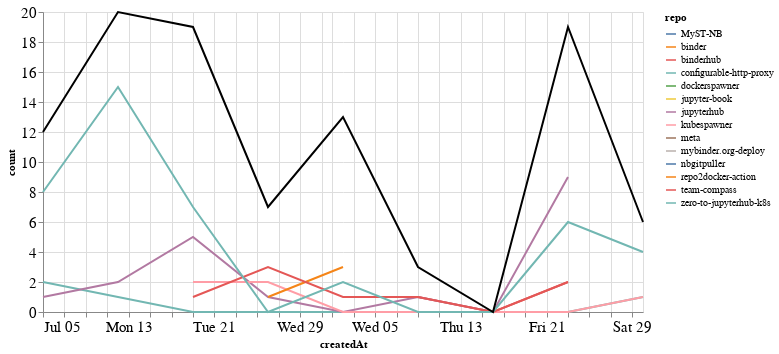

The notebook cell this image was saved under:
### Markdown cell above
## Comments

### Code cell
comments_time = comments.groupby('repo').resample('W', on='createdAt').count()['author'].reset_index()
comments_time = comments_time.rename(columns={'author': 'count'})
comments_time_total = comments_time.groupby('createdAt').agg({"count": "sum"}).reset_index()
ch1 = alt.Chart(comments_time, width=600).mark_line().encode(
    x='createdAt',
    y='count',
    color='repo',
    tooltip="repo"
)

ch2 = alt.Chart(comments_time_total, width=600).mark_line(color="black").encode(
    x='createdAt',
    y='count',
)

ch1 + ch2

### Figure 1 — Vega-Lite specification as saved in the notebook (floating-point values rounded to 4 significant figures)
{"config": {"axisLeft": {"labelFontSize": 15}, "axisBottom": {"labelFontSize": 15}}, "layer": [{"data": {"name": "data-ec0b124a8c717d3fc91e83973a2d9037"}, "mark": "line", "encoding": {"color": {"type": "nominal", "field": "repo"}, "tooltip": {"type": "nominal", "field": "repo"}, "x": {"type": "temporal", "field": "createdAt"}, "y": {"type": "quantitative", "field": "count"}}, "width": 600}, {"data": {"name": "data-339af146bc2b1daee4d40a44dd011be2"}, "mark": {"type": "line", "color": "black"}, "encoding": {"x": {"type": "temporal", "field": "createdAt"}, "y": {"type": "quantitative", "field": "count"}}, "width": 600}], "$schema": "https://vega.github.io/schema/vega-lite/v4.8.1.json", "datasets": {"data-ec0b124a8c717d3fc91e83973a2d9037": [{"repo": "MyST-NB", "createdAt": "2020-08-02T00:00:00", "count": 2}, {"repo": "binder", "createdAt": "2020-07-19T00:00:00", "count": 2}, {"repo": "binderhub", "createdAt": "2020-08-09T00:00:00", "count": 1}, {"repo": "binderhub", "createdAt": "2020-08-16T00:00:00", "count": 0}, {"repo": "binderhub", "createdAt": "2020-08-23T00:00:00", "count": 2}, {"repo": "configurable-http-proxy", "createdAt": "2020-07-05T00:00:00", "count": 2}, {"repo": "configurable-http-proxy", "createdAt": "2020-07-12T00:00:00", "count": 1}, {"repo": "configurable-http-proxy", "createdAt": "2020-07-19T00:00:00", "count": 0}, {"repo": "configurable-http-proxy", "createdAt": "2020-07-26T00:00:00", "count": 0}, {"repo": "configurable-http-proxy", "createdAt": "2020-08-02T00:00:00", "count": 0}, {"repo": "configurable-http-proxy", "createdAt": "2020-08-09T00:00:00", "count": 0}, {"repo": "configurable-http-proxy", "createdAt": "2020-08-16T00:00:00", "count": 0}, {"repo": "configurable-http-proxy", "createdAt": "2020-08-23T00:00:00", "count": 0}, {"repo": "configurable-http-proxy", "createdAt": "2020-08-30T00:00:00", "count": 1}, {"repo": "dockerspawner", "createdAt": "2020-07-05T00:00:00", "count": 1}, {"repo": "jupyter-book", "createdAt": "2020-07-12T00:00:00", "count": 1}, {"repo": "jupyterhub", "createdAt": "2020-07-05T00:00:00", "count": 1}, {"repo": "jupyterhub", "createdAt": "2020-07-12T00:00:00", "count": 2}, {"repo": "jupyterhub", "createdAt": "2020-07-19T00:00:00", "count": 5}, {"repo": "jupyterhub", "createdAt": "2020-07-26T00:00:00", "count": 1}, {"repo": "jupyterhub", "createdAt": "2020-08-02T00:00:00", "count": 0}, {"repo": "jupyterhub", "createdAt": "2020-08-09T00:00:00", "count": 1}, {"repo": "jupyterhub", "createdAt": "2020-08-16T00:00:00", "count": 0}, {"repo": "jupyterhub", "createdAt": "2020-08-23T00:00:00", "count": 9}, {"repo": "kubespawner", "createdAt": "2020-07-19T00:00:00", "count": 2}, {"repo": "kubespawner", "createdAt": "2020-07-26T00:00:00", "count": 2}, {"repo": "kubespawner", "createdAt": "2020-08-02T00:00:00", "count": 0}, {"repo": "kubespawner", "createdAt": "2020-08-09T00:00:00", "count": 0}, {"repo": "kubespawner", "createdAt": "2020-08-16T00:00:00", "count": 0}, {"repo": "kubespawner", "createdAt": "2020-08-23T00:00:00", "count": 0}, {"repo": "kubespawner", "createdAt": "2020-08-30T00:00:00", "count": 1}, {"repo": "meta", "createdAt": "2020-07-19T00:00:00", "count": 2}, {"repo": "mybinder.org-deploy", "createdAt": "2020-07-12T00:00:00", "count": 1}, {"repo": "nbgitpuller", "createdAt": "2020-08-02T00:00:00", "count": 5}, {"repo": "repo2docker-action", "createdAt": "2020-07-26T00:00:00", "count": 1}, {"repo": "repo2docker-action", "createdAt": "2020-08-02T00:00:00", "count": 3}, {"repo": "team-compass", "createdAt": "2020-07-19T00:00:00", "count": 1}, {"repo": "team-compass", "createdAt": "2020-07-26T00:00:00", "count": 3}, {"repo": "team-compass", "createdAt": "2020-08-02T00:00:00", "count": 1}, {"repo": "team-compass", "createdAt": "2020-08-09T00:00:00", "count": 1}, {"repo": "team-compass", "createdAt": "2020-08-16T00:00:00", "count": 0}, {"repo": "team-compass", "createdAt": "2020-08-23T00:00:00", "count": 2}, {"repo": "zero-to-jupyterhub-k8s", "createdAt": "2020-07-05T00:00:00", "count": 8}, {"repo": "zero-to-jupyterhub-k8s", "createdAt": "2020-07-12T00:00:00", "count": 15}, {"repo": "zero-to-jupyterhub-k8s", "createdAt": "2020-07-19T00:00:00", "count": 7}, {"repo": "zero-to-jupyterhub-k8s", "createdAt": "2020-07-26T00:00:00", "count": 0}, {"repo": "zero-to-jupyterhub-k8s", "createdAt": "2020-08-02T00:00:00", "count": 2}, {"repo": "zero-to-jupyterhub-k8s", "createdAt": "2020-08-09T00:00:00", "count": 0}, {"repo": "zero-to-jupyterhub-k8s", "createdAt": "2020-08-16T00:00:00", "count": 0}, {"repo": "zero-to-jupyterhub-k8s", "createdAt": "2020-08-23T00:00:00", "count": 6}, {"repo": "zero-to-jupyterhub-k8s", "createdAt": "2020-08-30T00:00:00", "count": 4}], "data-339af146bc2b1daee4d40a44dd011be2": [{"createdAt": "2020-07-05T00:00:00", "count": 12}, {"createdAt": "2020-07-12T00:00:00", "count": 20}, {"createdAt": "2020-07-19T00:00:00", "count": 19}, {"createdAt": "2020-07-26T00:00:00", "count": 7}, {"createdAt": "2020-08-02T00:00:00", "count": 13}, {"createdAt": "2020-08-09T00:00:00", "count": 3}, {"createdAt": "2020-08-16T00:00:00", "count": 0}, {"createdAt": "2020-08-23T00:00:00", "count": 19}, {"createdAt": "2020-08-30T00:00:00", "count": 6}]}}
